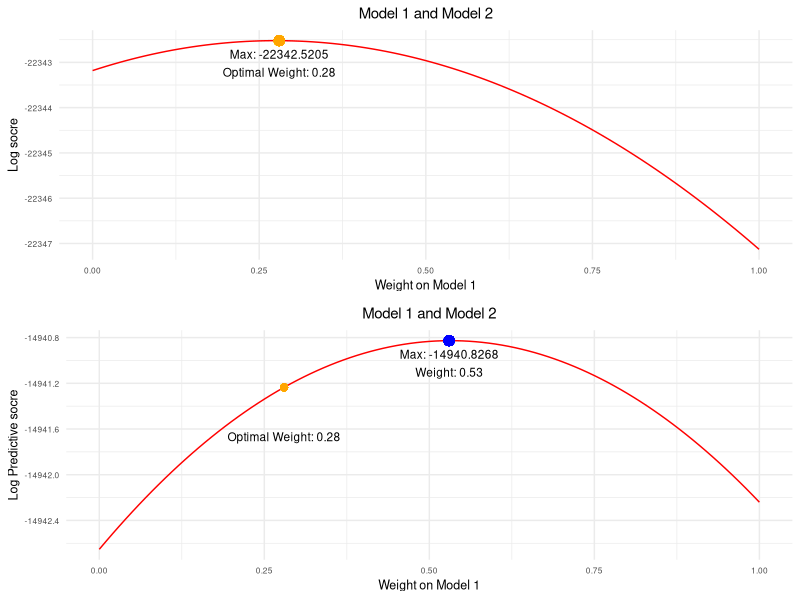
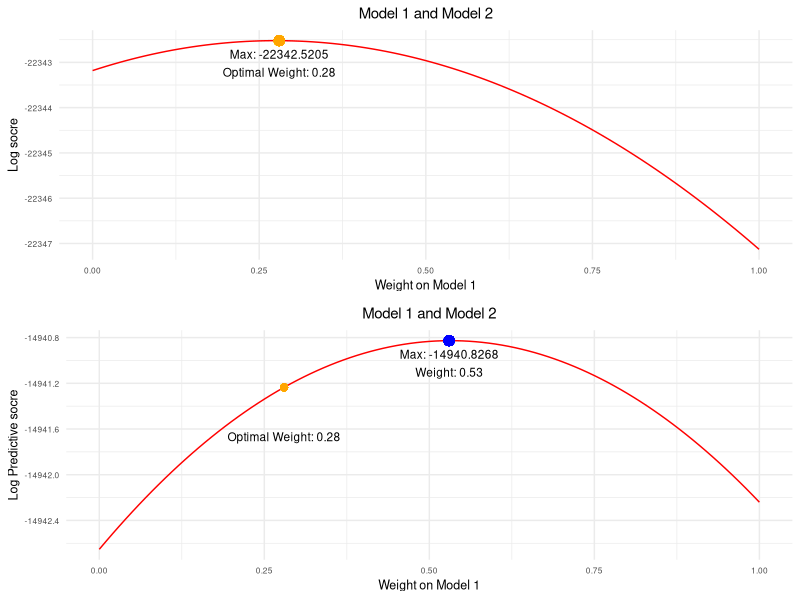

R code for these plots, in order:

library(tidyverse)
library(dplyr)
library(mvtnorm)

set.seed(12345678)
N = 10000

beta0 <- 1
beta1 <- 1
beta2 <- -1
Beta <- matrix(c(beta1, beta2), nrow = 2)
X_varcov <- matrix(c(1,0.7,0.7,1), ncol = 2)
X <- rmvnorm(N, mean = c(0,0), sigma = X_varcov)
error <- rnorm(N, 5, 10)




# The True Model
Y <- beta0 + X%*%Beta + error

Data <- cbind(Y,X)
colnames(Data) <- c('y','x1','x2')
Data <- Data |> as_tibble() |> mutate(row = (1:N))

# Split the dataset (60% and 40%)
# In-sample
train <- Data |> filter(row <= nrow(Data)*.6) |> select(1:3)
R <- nrow(train)
# Out-of-sample
test <- Data |> filter(row > nrow(Data)*.6) |> select(1:3)
P <- nrow(test)



# Assumed Models
fit1 <- lm(y ~ x1, train)
fit1_coef <- fit1$coefficients

fit1_mean <- fit1_coef[1] + fit1_coef[2]*train$x1
fit1_sd <- sd(fit1$residuals)

fit1_pd <- numeric(R) |> as.numeric()
for (j in 1:R) {
  fit1_pd[j] <- dnorm(train[[j,1]], fit1_mean[j], fit1_sd)
}
fit1_LS <- sum(log(fit1_pd))
fit1_LS
# -22461.34


fit1_mean_test <- fit1_coef[1] + fit1_coef[2]*test$x1
fit1_pd_test <- numeric(P) |> as.numeric()
for (j in 1:P) {
  fit1_pd_test[j] <- dnorm(test[[j,1]], fit1_mean_test[j], fit1_sd)
}
fit1_LS_test <- sum(log(fit1_pd_test))
fit1_LS_test
# -15025.35





fit2 <- lm(y ~ x2, train)
fit2_coef <- fit2$coefficients

fit2_mean <- fit2_coef[1] + fit2_coef[2]*train$x2
fit2_sd <- sd(fit2$residuals)

fit2_pd <- numeric(R) |> as.numeric()
for (j in 1:R) {
  fit2_pd[j] <- dnorm(train[[j,1]], fit2_mean[j], fit2_sd)
}
fit2_LS <- sum(log(fit2_pd))
fit2_LS
# -22385.71


fit2_mean_test <- fit2_coef[1] + fit2_coef[2]*test$x2
fit2_pd_test <- numeric(P) |> as.numeric()
for (j in 1:P) {
  fit2_pd_test[j] <- dnorm(test[[j,1]], fit2_mean_test[j], fit2_sd)
}
fit2_LS_test <- sum(log(fit2_pd_test))
fit2_LS_test
# -14970.6





w <- seq(from = 0, to = 1, by = 0.01)

# In-sample
pool_train <- numeric(length(w)) |> as.numeric()
for (j in 1:length(w)) {
  pool_train[j] <-  sum(log(w[j]*fit1_pd + (1-w[j])*fit2_pd))
}

comb <- cbind(w,pool_train) |> as_tibble()
optimal <- comb |> filter(pool_train == max(comb$pool_train))

p1 <- comb |> ggplot(aes(w, pool_train)) +
  geom_line(color = "red") +
  labs(title = "Model 1 and Model 2",
       x = "Weight on Model 1",
       y = "Log socre") +
  theme_minimal() +
  theme(plot.title = element_text(hjust = 0.5),
        title = element_text(size = 9),
        axis.text = element_text(size = 6)) +
  annotate("text", x = optimal[[1]], y = optimal[[2]],
           label = paste0("Max: ", round(optimal[[2]],4)), vjust = 2, size = 3) +
  annotate("text", x = optimal[[1]], y = optimal[[2]],
           label = paste0("Optimal Weight: ", round(optimal[[1]],4)), vjust = 4, size = 3) +
  geom_point(aes(x = optimal[[1]], y = optimal[[2]]), size = 3, color = "orange")



# Out-of-sample
pool_test <- numeric(length(w)) |> as.numeric()
for (j in 1:length(w)) {
  pool_test[j] <-  sum(log(w[j]*fit1_pd_test + (1-w[j])*fit2_pd_test))
}

comb <- cbind(w,pool_test) |> as_tibble()
weight <- comb |> filter(pool_test == max(comb$pool_test))
LS_comb <- comb |> filter(w == optimal[[1]]) |> select(pool_test) |> as.numeric()

p2 <- comb |> ggplot(aes(w, pool_test)) +
  geom_line(color = "red") +
  labs(title = "Model 1 and Model 2",
       x = "Weight on Model 1",
       y = "Log Predictive socre") +
  theme_minimal() +
  theme(plot.title = element_text(hjust = 0.5),
        title = element_text(size = 9),
        axis.text = element_text(size = 6)) +
  annotate("text", x = weight[[1]], y = weight[[2]],
           label = paste0("Max: ", round(weight[[2]],4)), vjust = 2, size = 3) +
  annotate("text", x = weight[[1]], y = weight[[2]],
           label = paste0("Weight: ", round(weight[[1]],4)), vjust = 4, size = 3) +
  geom_point(aes(x = weight[[1]], y = weight[[2]]), size = 3, color = "blue") +
  geom_point(aes(x = optimal[[1]], y =  LS_comb), size = 2, color = "orange") +
  annotate("text", x = optimal[[1]], y = LS_comb,
           label = paste0("Optimal Weight: ", round(optimal[[1]],4)), vjust = 6, size = 3)


library(gridExtra)
grid.arrange(p1,p2)

pdf("Cross-section.pdf", width = 6, height = 8)
grid.arrange(p1,p2)
dev.off()





